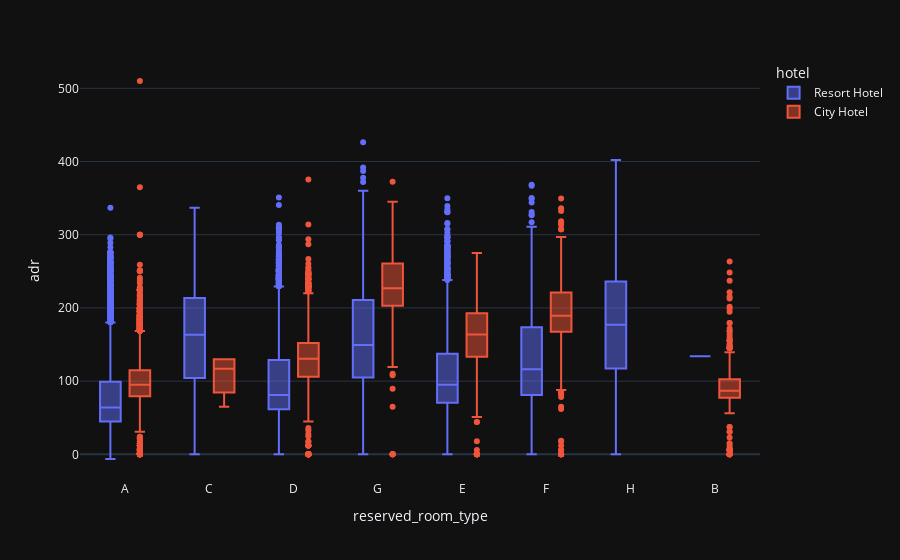

The cell this chart's notebook holds for it:
### Code cell
import plotly.express as px
data = df[df['is_canceled']==0]
px.box(data_frame= data , x='reserved_room_type' , y='adr' , color='hotel' , template='plotly_dark')

### Figure 1 — Plotly figure (JSON) as saved in the notebook; plotly's stock layout.template omitted (floating-point values rounded to 4 significant figures; data arrays with more than 128 entries replaced by an {"elided": "..."} marker saying what was removed)
{"data": [{"alignmentgroup": "True", "hovertemplate": "hotel=Resort Hotel<br>reserved_room_type=%{x}<br>adr=%{y}<extra></extra>", "legendgroup": "Resort Hotel", "marker": {"color": "#636efa"}, "name": "Resort Hotel", "notched": false, "offsetgroup": "Resort Hotel", "orientation": "v", "showlegend": true, "type": "box", "x": {"elided": "22029 str values"}, "x0": " ", "xaxis": "x", "y": {"elided": "22029 float values"}, "y0": " ", "yaxis": "y"}, {"alignmentgroup": "True", "hovertemplate": "hotel=City Hotel<br>reserved_room_type=%{x}<br>adr=%{y}<extra></extra>", "legendgroup": "City Hotel", "marker": {"color": "#EF553B"}, "name": "City Hotel", "notched": false, "offsetgroup": "City Hotel", "orientation": "v", "showlegend": true, "type": "box", "x": {"elided": "40704 str values"}, "x0": " ", "xaxis": "x", "y": {"elided": "40704 float values"}, "y0": " ", "yaxis": "y"}], "layout": {"boxmode": "group", "legend": {"title": {"text": "hotel"}, "tracegroupgap": 0}, "margin": {"t": 60}, "xaxis": {"anchor": "y", "domain": [0, 1], "title": {"text": "reserved_room_type"}}, "yaxis": {"anchor": "x", "domain": [0, 1], "title": {"text": "adr"}}}}
